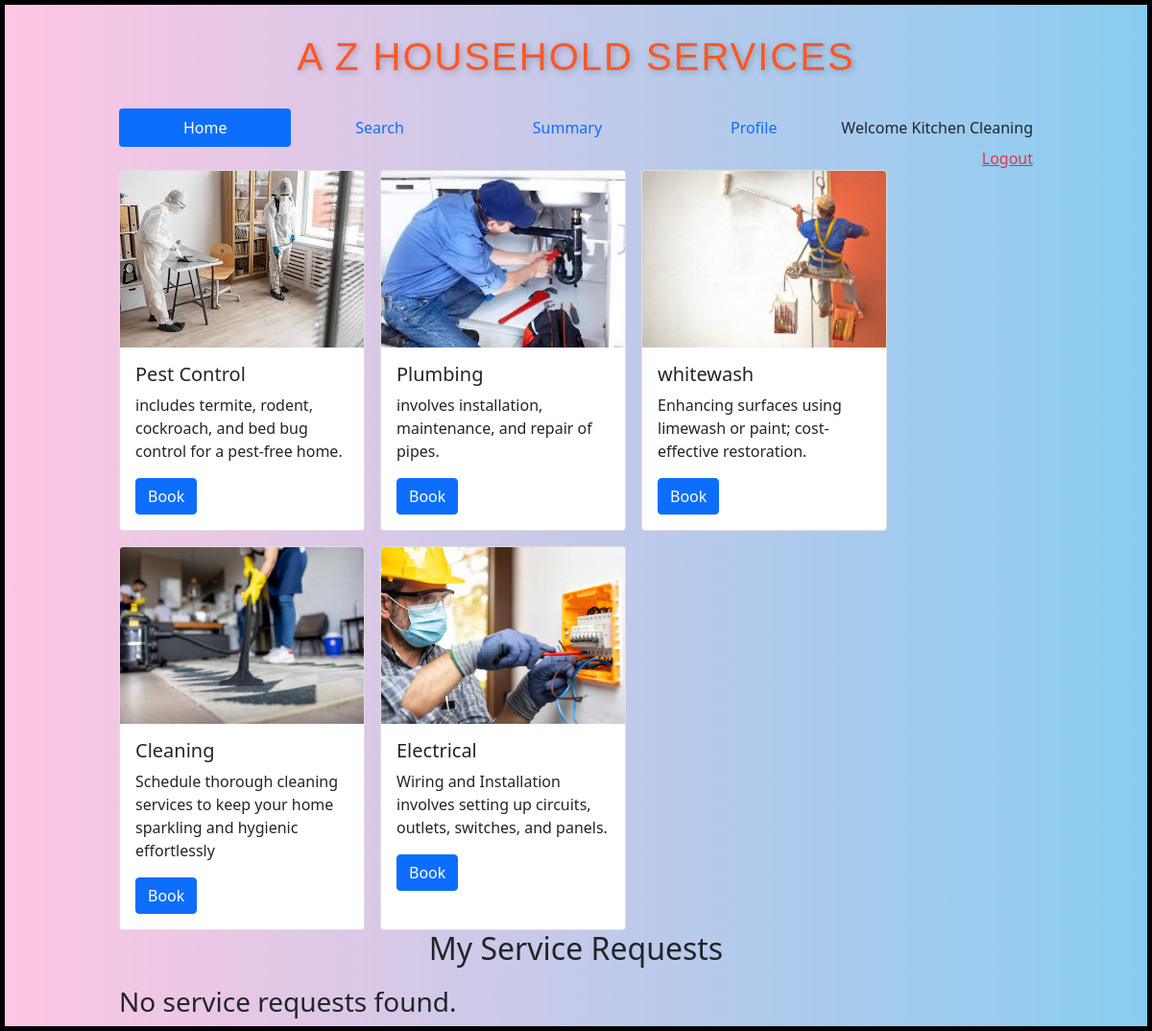
Page /customer/Kitchen Cleaning/1 on the committed database.
### backend/models.py (models this page shows)
class Service(db.Model):
    __tablename="service"
    id=db.Column(db.Integer,primary_key=True)
    name=db.Column(db.String,unique=True,nullable=False)
    price=db.Column(db.Integer,nullable=False)
    descrip=db.Column(db.String,nullable=False)
    image_path = db.Column(db.String(200), nullable=True)
    service_r=db.relationship("ServiceRequest",cascade="all,delete",backref="service",lazy=True)

### backend/controllers.py (the view)
@app.route("/customer/<name>/<id>")
def customer_dashboard(name,id):
    user = UserInfo.query.filter_by(id=id).first()
    service=get_services()
    service_requests = user.service_req if user else []
    return render_template("customer_dashboard.html",id=id,name=name,service=service,service_requests=service_requests)

### backend/controllers.py (called while the page is built)
def get_services():
    services=Service.query.all()
    return services

### templates/customer_dashboard.html
{% extends "user_layout.html" %}
{% block content %}
<div class="d-flex flex-wrap justify-content-start gap-3">
    {% if service %}
        {% for s in service %}
        <div class="card" style="width: 16rem; flex: 0 0 auto;">
            <img src="{{ url_for('static', filename=s.image_path) }}" class="card-img-top" alt="{{ s.name }}" style="object-fit: cover; width: 100%; height: 184px;">
            <div class="card-body">
                <h5 class="card-title">{{ s.name }}</h5>
                <p class="card-text">{{ s.descrip }}</p>
                <a href="/customer/book/{{ name }}/{{ id }}/{{s.name}}" type="submit" class="btn btn-primary">Book</a>
            </div>
        </div>
        {% endfor %}
    {% else %}
        <h3 class="text-center">Sorry, no services available!!!</h3>
    {% endif %}
</div>
<h2 style="text-align: center; margin-bottom: 20px;">My Service Requests</h2>
    {% if service_requests %}
    <table style="width: 100%; border-collapse: collapse; border: 2px solid #333;">
        <thead>
            <tr>
                <th style="border: 1px solid #333; padding: 8px; text-align: center;">Request ID</th>
                <th style="border: 1px solid #333; padding: 8px; text-align: center;">Service ID</th>
                <th style="border: 1px solid #333; padding: 8px; text-align: center;">Professional ID</th>
                <th style="border: 1px solid #333; padding: 8px; text-align: center;">Professional Name</th>
                <th style="border: 1px solid #333; padding: 8px; text-align: center;">Contact No</th>
                <th style="border: 1px solid #333; padding: 8px; text-align: center;">Request DateTime</th>
                <th style="border: 1px solid #333; padding: 8px; text-align: center;">Status</th>
                <th style="border: 1px solid #333; padding: 8px; text-align: center;">Action</th>
            </tr>
        </thead>
        <tbody>
            {% for request in service_requests %}
            <tr>
                <td style="border: 1px solid #333; padding: 8px; text-align: center;">{{ request.id }}</td>
                <td style="border: 1px solid #333; padding: 8px; text-align: center;">{{ request.service_id }}</td>
                <td style="border: 1px solid #333; padding: 8px; text-align: center;">{{ request.proff_id }}</td>
                <td style="border: 1px solid #333; padding: 8px; text-align: center;">{{ request.service_prof.full_name }}</td>
                <td style="border: 1px solid #333; padding: 8px; text-align: center;">{{ request.service_prof.phone_no }}</td>
                <td style="border: 1px solid #333; padding: 8px; text-align: center;">{{ request.request_date.strftime('%Y-%m-%d %H:%M:%S') }}</td>
                <td style="border: 1px solid #333; padding: 8px; text-align: center;">{{ request.status }}</td>
                <td style="border: 1px solid #333; padding: 8px; text-align: center;">
                    {% if request.status == "requested" %}
                        <button type="button" class="btn btn-success" disabled>Requested</button>
                    {% elif request.status == "rejected" %}
                        <button type="button" class="btn btn-danger" disabled>Rejected</button>
                    {% else %}
                        {% if request.status == "completed" %}
                            <button type="button" class="btn btn-success" disabled>Closed</button>
                        {%else%}
                            <a href="/close_request/{{request.id}}" type="button" class="btn btn-warning">Close It?</a>
                        {% endif %}
                    {% endif %}
                </td>
            </tr>
            {% endfor %}
        </tbody>
    </table>
    {% else %}
        <h3>No service requests found.</h3>
    {% endif %}
{% endblock %}

### static/styles/main.css (style rules this page uses)
* { margin-top: 0px; }
body { background: linear-gradient(to right, hsl(331, 100%, 89%), hsl(201, 79%, 74%)); margin: 0; padding: 0; font-family: 'Poppins', sans-serif; }

### rows in the picture
Service: image_path (picture), name "Pest Control", descrip "includes termite, rodent, cockroach, and bed bug control for a pest-free home."
Service: image_path (picture), name "Plumbing", descrip "involves installation, maintenance, and repair of pipes."
Service: image_path+name (picture), name "whitewash", descrip "Enhancing surfaces using limewash or paint; cost-effective restoration."
Service: image_path (picture), name "Cleaning", descrip "Schedule thorough cleaning services to keep your home sparkling and hygienic effortlessly"
Service: image_path (picture), name "Electrical", descrip "Wiring and Installation involves setting up circuits, outlets, switches, and panels."

### other values in the picture
{{ name }} "Kitchen Cleaning"
